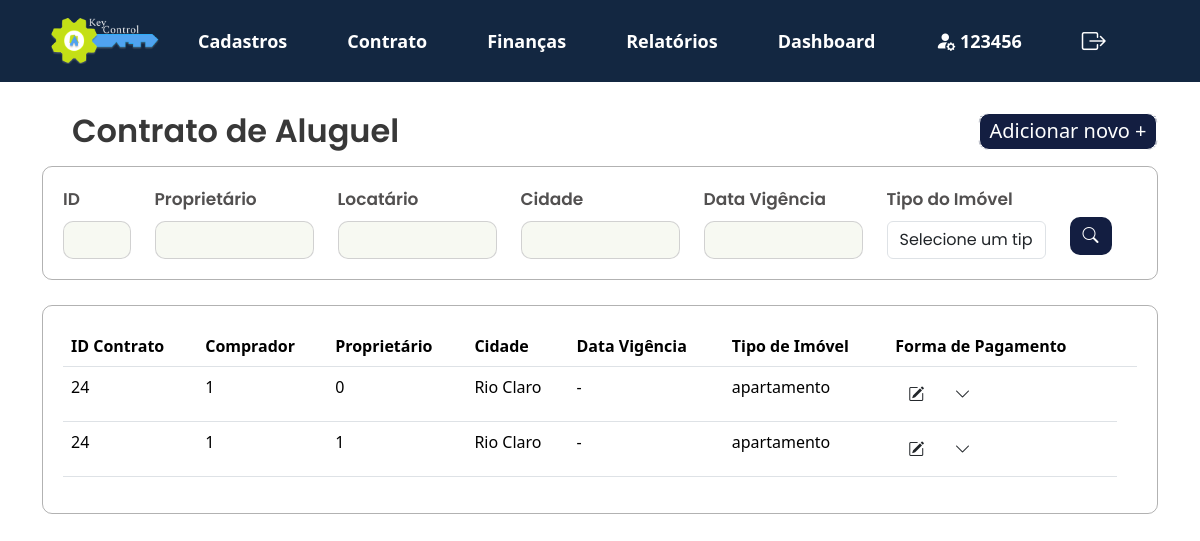
/KeyControl/projeto/views/lista_contrato.php (signed in), run on the app's committed database.
### tables this page shows
CREATE TABLE `contrato_aluguel` (
  `id` int(11) NOT NULL,
  `locatario_nome` varchar(255) NOT NULL,
  `locatario_data_nascimento` date NOT NULL,
  `locatario_nacionalidade` varchar(100) NOT NULL,
  `locatario_cep` varchar(10) NOT NULL,
  `locatario_bairro` varchar(100) NOT NULL,
  `locatario_estado` varchar(100) NOT NULL,
  `locatario_cpf_cnpj` varchar(14) NOT NULL,
  `locatario_telefone` varchar(15) NOT NULL,
  `locatario_estado_civil` varchar(50) NOT NULL,
  `locatario_rua` varchar(255) NOT NULL,
  `locatario_complemento` varchar(255) DEFAULT NULL,
  `locatario_pais` varchar(100) NOT NULL,
  `locatario_rg_ie` varchar(15) NOT NULL,
  `locatario_email` varchar(255) NOT NULL,
  `locatario_profissao` varchar(100) NOT NULL,
  `locatario_numero` int(11) NOT NULL,
  `locatario_cidade` varchar(100) NOT NULL,
  `imovel_proprietario_cpf_cnpj` varchar(14) NOT NULL,
  `imovel_tipo` varchar(50) NOT NULL,
  `imovel_numero` int(11) NOT NULL,
  `imovel_cidade` varchar(100) NOT NULL,
  `imovel_taxa_venda` decimal(5,2) NOT NULL,
  `imovel_cep` varchar(10) NOT NULL,
  `imovel_bairro` varchar(100) NOT NULL,
  `imovel_estado` varchar(100) NOT NULL,
  `imovel_valor` decimal(15,2) NOT NULL,
  `imovel_registro` varchar(50) NOT NULL,
  `imovel_rua` varchar(255) NOT NULL,
  `imovel_complemento` varchar(255) DEFAULT NULL,
  `imovel_pais` varchar(100) NOT NULL,
  `fiador_nome` varchar(255) NOT NULL,
  `fiador_data_nascimento` date NOT NULL,
  `fiador_nacionalidade` varchar(100) NOT NULL,
  `fiador_cep` varchar(10) NOT NULL,
  `fiador_bairro` varchar(100) NOT NULL,
  `fiador_estado` varchar(100) NOT NULL,
  `fiador_cpf_cnpj` varchar(14) NOT NULL,
  `fiador_telefone` varchar(15) NOT NULL,
  `fiador_estado_civil` varchar(50) NOT NULL,
  `fiador_rua` varchar(255) NOT NULL,
  `fiador_complemento` varchar(255) DEFAULT NULL,
  `fiador_pais` varchar(100) NOT NULL,
  `fiador_rg_ie` varchar(15) NOT NULL,
  `fiador_email` varchar(255) NOT NULL,
  `fiador_profissao` varchar(100) NOT NULL,
  `fiador_numero` int(11) NOT NULL,
  `fiador_cidade` varchar(100) NOT NULL,
  `contrato_vigencia` date NOT NULL,
  `contrato_forma_pagamento` varchar(50) NOT NULL,
  `contrato_data_vencimento` date NOT NULL,
  `id_imobiliaria` varchar(20) NOT NULL,
  `meses_ caucao` int(11) DEFAULT NULL,
  `vencimento_caucao` date DEFAULT NULL,
  `total_caucao` decimal(15,2) DEFAULT NULL,
  `forma_pagamento_caucao` varchar(50) DEFAULT NULL
);

CREATE TABLE `cadastro_imovel` (
  `id` int(11) NOT NULL,
  `id_imobiliaria` varchar(20) NOT NULL,
  `cpf_cnpj_proprietario` varchar(20) NOT NULL,
  `tipo_imovel` varchar(50) NOT NULL,
  `quantidade_quartos` int(11) DEFAULT NULL,
  `quantidade_banheiros` int(11) DEFAULT NULL,
  `quantidade_vagas` int(11) DEFAULT NULL,
  `area_total` decimal(10,2) DEFAULT NULL,
  `cep` varchar(10) DEFAULT NULL,
  `rua` varchar(100) DEFAULT NULL,
  `numero` varchar(10) DEFAULT NULL,
  `bairro` varchar(50) DEFAULT NULL,
  `cidade` varchar(50) DEFAULT NULL,
  `estado` varchar(50) DEFAULT NULL,
  `pais` varchar(50) DEFAULT NULL,
  `registro_imovel` varchar(50) DEFAULT NULL,
  `registro_agua` varchar(50) DEFAULT NULL,
  `valor_aluguel` float DEFAULT NULL,
  `taxa_aluguel` float DEFAULT NULL,
  `valor_venda` float DEFAULT NULL,
  `taxa_venda` float DEFAULT NULL,
  `complemento` varchar(255) DEFAULT NULL
);

CREATE TABLE `cadastro_cliente` (
  `id` int(11) NOT NULL,
  `nome` varchar(100) NOT NULL,
  `rg_ie` varchar(20) DEFAULT NULL,
  `data_nascimento_fundacao` date DEFAULT NULL,
  `telefone` varchar(20) DEFAULT NULL,
  `email` varchar(100) DEFAULT NULL,
  `estado_civil` varchar(20) DEFAULT NULL,
  `nacionalidade` varchar(50) DEFAULT NULL,
  `profissao` varchar(50) DEFAULT NULL,
  `cep` varchar(10) DEFAULT NULL,
  `rua` varchar(100) DEFAULT NULL,
  `numero` varchar(10) DEFAULT NULL,
  `bairro` varchar(50) DEFAULT NULL,
  `cidade` varchar(50) DEFAULT NULL,
  `estado` varchar(50) DEFAULT NULL,
  `pais` varchar(50) DEFAULT NULL,
  `locador` tinyint(1) DEFAULT 0,
  `locatario` tinyint(1) DEFAULT 0,
  `fiador` tinyint(1) DEFAULT 0,
  `comprador` tinyint(1) DEFAULT 0,
  `complemento` varchar(255) DEFAULT NULL,
  `cpf_cnpj` varchar(20) NOT NULL,
  `id_imobiliaria` varchar(20) NOT NULL
);

### KeyControl/projeto/app/controllers/filtro_contrato_aluguel.php (called while the page is built, shortened)
<?php
include '../app/controllers/db_conexao.php';
function buildQuery($contrato_id, $locatario_nome, $contrato_vigencia, $tipo_imovel, $contrato_forma_pagamento) {
    $sql = "
        SELECT *
            FROM contrato_aluguel
            JOIN cadastro_cliente c_cliente ON contrato_aluguel.id_imobiliaria = c_cliente.id_imobiliaria
            JOIN cadastro_imovel c_imovel ON contrato_aluguel.id_imobiliaria = c_imovel.id_imobiliaria WHERE 1=1";
    $conditions = [];
    $params = [];
    return [$sql, $params];
}
$contrato_id = $_POST['id'] ?? '';
$locatario_nome = $_POST['locatario'] ?? '';
$contrato_vigencia = $_POST['vigencia'] ?? '';
$tipo_imovel = $_POST['tipo_imovel'] ?? '';
$contrato_forma_pagamento = $_POST['forma_pagamento'] ?? '';
list($sql, $params) = buildQuery($contrato_id, $locatario_nome, $contrato_vigencia, $tipo_imovel, $contrato_forma_pagamento);
try {
    if ($pdo) {
        $stmt = $pdo->prepare($sql);
        $stmt->execute($params);
        $result = $stmt->fetchAll(PDO::FETCH_ASSOC);
    } else {
        throw new Exception("Erro na conexão com o banco de dados.");
    }
} catch (Exception $e) {
    echo "Erro na execução da consulta: " . htmlspecialchars($e->getMessage());
}
?>

### KeyControl/projeto/views/lista_contrato.php (the view, shortened to what this page needs)
<?php
    include_once '../app/controllers/filtro_contrato_aluguel.php';
    ?>
<!DOCTYPE html>
<html lang="pt-br">
<head>
    <link href="https://cdn.jsdelivr.net/npm/bootstrap@5.3.3/dist/css/bootstrap.min.css" rel="stylesheet">
    <link rel="stylesheet" href="../public/assets/js/menu.js">
    <link rel="stylesheet" href="https://cdn.jsdelivr.net/npm/bootstrap-icons@1.10.5/font/bootstrap-icons.css">
    <link rel="stylesheet" type="text/css" href="../public/assets/css/style2.css">
</head>
<body>
<?php include 'navbar.php';?>
    <section>
        <div class="container">
            <div class="d-flex justify-content-between align-items-center mb-3">
                <h2 class="mb-0">Contrato de Aluguel</h2>
                <div class="button_adicionarnovo">
                    <a class="button_adicionarnovo floating dropdown-toggle hide-arrow" data-bs-toggle="dropdown" aria-expanded="false" href="">
                        <span class="button_adicionarnovo">Adicionar novo +</span>
                    </a>
                </div>
            </div>
        </div>
    <div class="container">
        <form method="POST" action="">
            <div class="filtros-container">
                <div class="row g-12">
                    <div class="col-md-1">
                        <label for="id" class="form-label">ID</label>
                        <input type="text" id="id" class="form-control" name="id" value="<?= htmlspecialchars($_POST['id'] ?? '') ?>">
                    </div>
                    <div class="col-md-2">
                        <label for="cpf_cnpj_proprietario" class="form-label">Proprietário</label>
                            <input type="text" id="cpf_cnpj_proprietario" class="form-control" name="cpf_cnpj_proprietario" value="<?= htmlspecialchars($_POST['cpf_cnpj_proprietario'] ?? '') ?>">
                    </div>
                    <div class="col-md-2">
                        <label for="locatario" class="form-label">Locatário</label>
                        <input type="text" id="locatario" class="form-control" name="locatario" value="<?= htmlspecialchars($_POST['locatario'] ?? '') ?>">
                    </div>
                    <div class="col-md-2">
                        <label for="cidade" class="form-label">Cidade</label>
                        <input type="text" id="cidade" class="form-control" name="cidade" value="<?= htmlspecialchars($_POST['cidade'] ?? '') ?>">
                    </div>
                    <div class="col-md-2">
                        <label for="vigencia" class="form-label">Data Vigência</label>
                        <input type="text" id="vigencia" class="form-control" name="vigencia" value="<?= htmlspecialchars($_POST['vigencia'] ?? '') ?>">
                    </div>
                    <div class="col-md-2">
                        <label for="tipo_imovel" class="mb-2">Tipo do Imóvel</label>
                            <select class="form-control" name="tipo_imovel" id="tipo_imovel" onchange="checkSelection('tipo_imovel')">
                                <option value="" disabled <?= !isset($_POST['tipo_imovel']) ? 'selected' : '' ?>>Selecione um tipo</option>
                            </select>
                    </div>
                    <div class="col-md-1">
                        <button class="btn btn-buscar" type="submit">
                            <i class="bi bi-search"></i>
                        </button>
                    </div>
                </div>
            </div>
        </form>
    </div>
</section>
<section>
    <div class="container">
        <div class="card_relatório">
        <table class="table table-hover">
                <thead>
                    <tr>
                        <th>ID Contrato</th>
                        <th>Comprador</th>
                        <th>Proprietário</th>
                        <th>Cidade</th>
                        <th>Data Vigência</th>
                        <th>Tipo de Imóvel</th>
                        <th>Forma de Pagamento</th>
                        <th></th>
                    </tr>
                </thead>
                <tbody>
                    <?php
                        if (isset($result) && count($result) > 0) {
                            foreach ($result as $row) {
                                echo "<tr>
                                    <td>" . htmlspecialchars($row['id']) . "</td>
                                    <td>" . htmlspecialchars($row['locatario_nome']) . "</td>
                                    <td>" . htmlspecialchars($row['locatario'] ?? '-') . "</td>
                                    <td>" . htmlspecialchars($row['cidade'] ?? '-') . "</td>
                                    <td>" . htmlspecialchars($row['vigencia'] ?? '-') . "</td>
                                    <td>" . htmlspecialchars($row['tipo_imovel'] ?? '-') . "</td>
                                    <td>
                                        <button class='btn' onclick='editRecord(" . htmlspecialchars($row['id']) . ")'>
                                            <i class='bi bi-pencil-square'></i>
                                        </button>
                                        <button class='btn' onclick='toggleSubMenu(this)'>
                                            <i class='bi bi-chevron-down'></i>
                                        </button>
                                        <div class='submenu' style='display: none;'>
                                            <div class='submenu-options'>
                                                <button class='imprimir' onclick='printInfo(" . htmlspecialchars($row['id']) . ")'>
                                                    <i class='bi bi-printer'></i> Imprimir
                                                </button>
                                                <button class='excluir' onclick='deleteRecord(" . htmlspecialchars($row['id']) . ")'>
                                                    <i class='bi bi-trash'></i> Excluir
                                                </button>
                                            </div>
                                        </div>
                                    </td>
                                </tr>";
                            }
                        } else {
                            echo "<tr><td colspan='8'>Nenhum registro encontrado</td></tr>";
                        }
                    ?>
                </tbody>
            </table>
        </div>
    </div>
</section>
</body>
</html>

### KeyControl/projeto/public/assets/css/style2.css (style rules this page uses)
h2 { font-family: "Poppins", sans-serif; font-weight: 600; font-style: normal; color: #383838; margin: 30px; }
.container h2 { position: relative; z-index: 1; }
form { font-family: "Poppins", sans-serif; font-style: normal; font-weight: 600; font-size: 17px; color: rgb(82, 80, 80); }
input.form-control { background-color: #F7F9F2; color: #333; border: 0px; }
h2.mb-0 { margin-block: auto; }
.filtros-container input.form-control { border: 1px solid #3838383b; border-radius: 10px; }
.filtros-container { width: auto; height: auto; border: 1px solid #38383862; border-radius: 10px; padding: 20px; display: flex; }
.filtros-container .btn-buscar { margin-top: 30px; }
.btn-buscar { background-color: #131E41; color: white; border-radius: 10px; }
.card_relatório { width: auto; height: auto; border: 1px solid #38383862; border-radius: 10px; margin-top: 25px; margin-bottom: 20px; padding: 20px; }
.button_adicionarnovo { border: 1px solid; border-radius: 10px; background-color: #131E41; width: 180px; height: 37px; align-items: center; display: flex; justify-content: center; align-items: center; text-align: center; color: #ffffff; font-size: 20px; text-decoration: none; }
.hide-arrow::after { display: none; }

### data on the page
contrato_aluguel: cadastro_imovel.id "24", locatario_nome "1", cadastro_cliente.locatario "0", cadastro_imovel.cidade "Rio Claro", vigencia "-", cadastro_imovel.tipo_imovel "apartamento", cadastro_cliente.locatario "1"

### other printed values
$first_name "123456"
